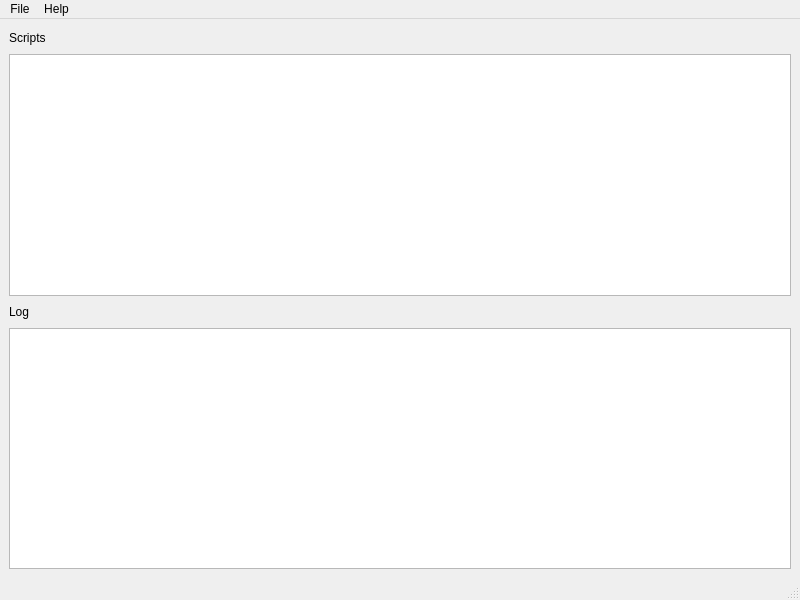
<?xml version="1.0" encoding="UTF-8"?>
<ui version="4.0">
 <class>MainWindow</class>
 <widget class="QMainWindow" name="MainWindow">
  <property name="geometry">
   <rect>
    <x>0</x>
    <y>0</y>
    <width>800</width>
    <height>600</height>
   </rect>
  </property>
  <property name="windowTitle">
   <string>MainWindow</string>
  </property>
  <widget class="QWidget" name="centralwidget">
   <layout class="QGridLayout" name="gridLayout">
    <item row="3" column="0">
     <widget class="QTextBrowser" name="log"/>
    </item>
    <item row="2" column="0">
     <layout class="QHBoxLayout" name="horizontalLayout_2">
      <item>
       <widget class="QLabel" name="label_2">
        <property name="text">
         <string>Log</string>
        </property>
       </widget>
      </item>
      <item>
       <spacer name="horizontalSpacer_2">
        <property name="orientation">
         <enum>Qt::Horizontal</enum>
        </property>
        <property name="sizeHint" stdset="0">
         <size>
          <width>40</width>
          <height>20</height>
         </size>
        </property>
       </spacer>
      </item>
     </layout>
    </item>
    <item row="0" column="0">
     <layout class="QHBoxLayout" name="horizontalLayout">
      <item>
       <widget class="QLabel" name="label">
        <property name="text">
         <string>Scripts</string>
        </property>
       </widget>
      </item>
      <item>
       <spacer name="horizontalSpacer">
        <property name="orientation">
         <enum>Qt::Horizontal</enum>
        </property>
        <property name="sizeHint" stdset="0">
         <size>
          <width>40</width>
          <height>20</height>
         </size>
        </property>
       </spacer>
      </item>
     </layout>
    </item>
    <item row="1" column="0">
     <widget class="QListView" name="listView"/>
    </item>
   </layout>
  </widget>
  <widget class="QMenuBar" name="menubar">
   <property name="geometry">
    <rect>
     <x>0</x>
     <y>0</y>
     <width>800</width>
     <height>21</height>
    </rect>
   </property>
   <widget class="QMenu" name="menuFile">
    <property name="title">
     <string>File</string>
    </property>
    <addaction name="actionAdd"/>
   </widget>
   <widget class="QMenu" name="menuHelp">
    <property name="title">
     <string>Help</string>
    </property>
    <addaction name="actionAbout"/>
   </widget>
   <addaction name="menuFile"/>
   <addaction name="menuHelp"/>
  </widget>
  <widget class="QStatusBar" name="statusbar"/>
  <action name="actionAdd">
   <property name="text">
    <string>Add</string>
   </property>
  </action>
  <action name="actionAbout">
   <property name="text">
    <string>About</string>
   </property>
  </action>
 </widget>
 <resources/>
 <connections/>
</ui>
